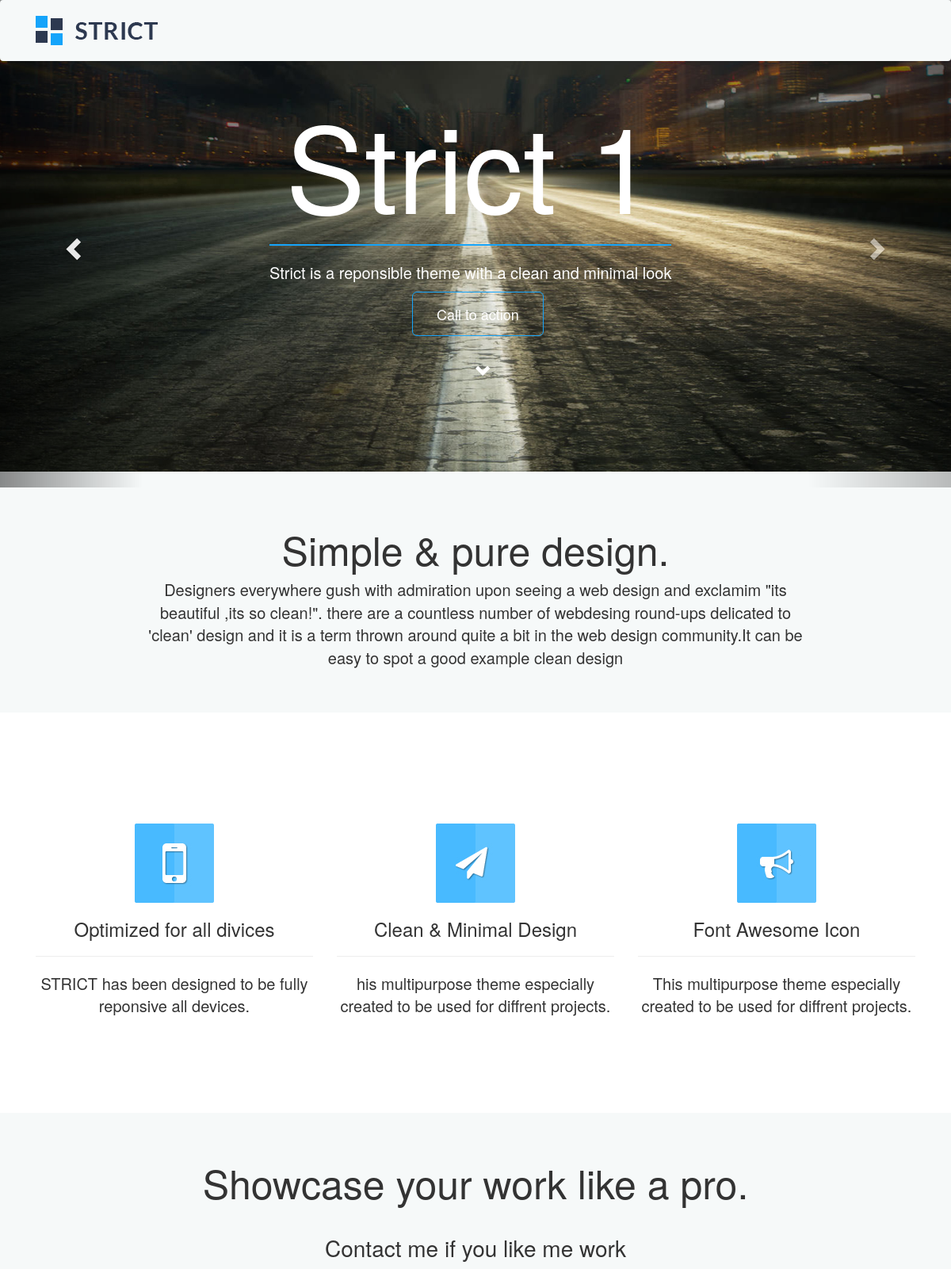
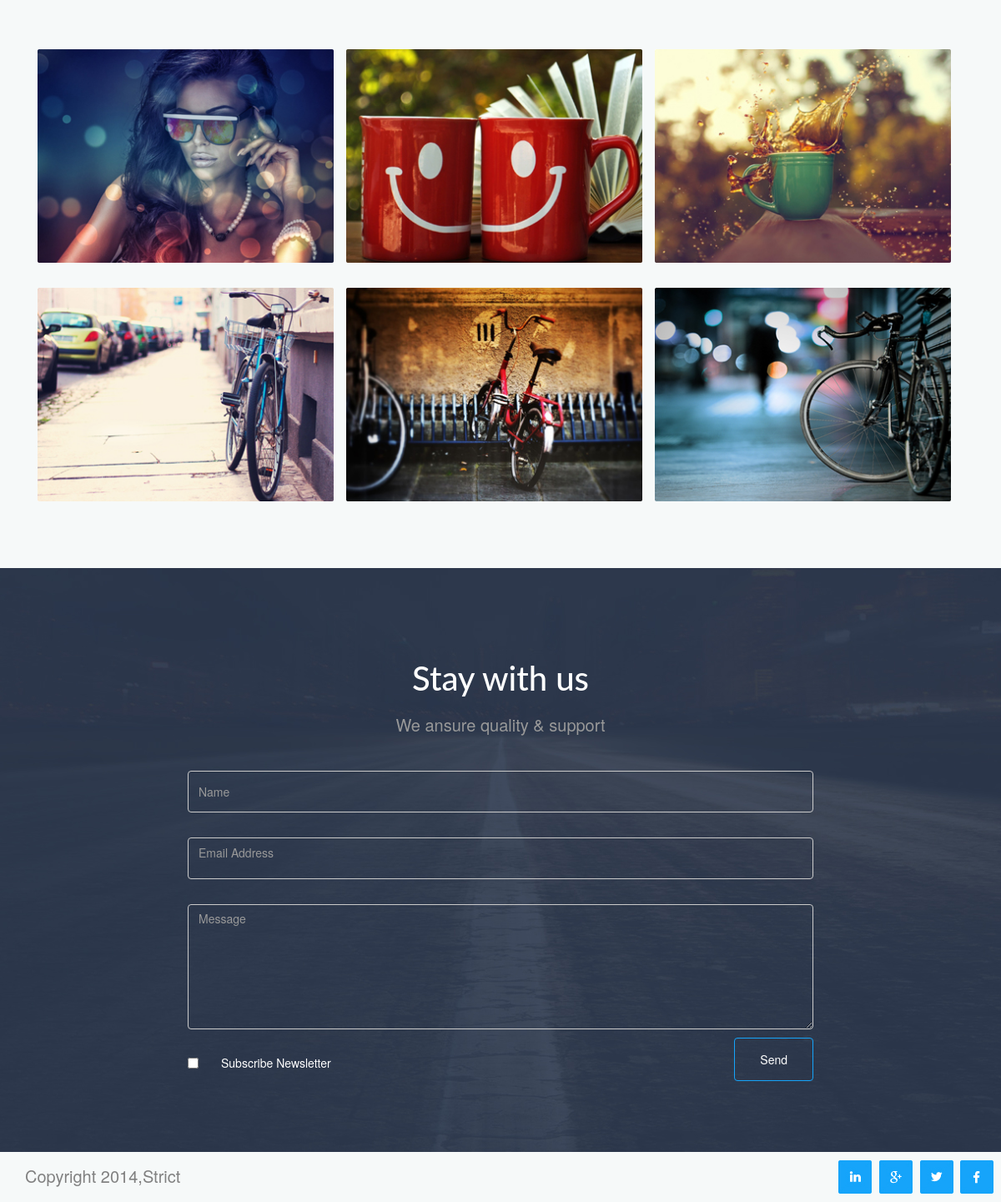
Page /strict.php on the committed database (2 pictures, top to bottom).
### tables this page shows
CREATE TABLE `banner` (
  `id` int(10) NOT NULL,
  `anh` varchar(255) NOT NULL,
  `title` varchar(255) NOT NULL,
  `description` varchar(255) NOT NULL
);

CREATE TABLE `simple` (
  `id` int(10) NOT NULL,
  `anh` varchar(255) NOT NULL,
  `title` varchar(255) NOT NULL,
  `description` varchar(255) NOT NULL
);

CREATE TABLE `showcase` (
  `id` int(10) NOT NULL,
  `anh` varchar(255) NOT NULL,
  `title` varchar(255) NOT NULL,
  `description` varchar(255) NOT NULL
);

CREATE TABLE `icon` (
  `id` int(10) NOT NULL,
  `name` varchar(255) NOT NULL,
  `link` varchar(255) NOT NULL
);

### strict.php (the view, shortened to what this page needs)
<?php
include_once('admin/connect.php');
$sql_banner = "SELECT * FROM banner";
$query_banner = mysqli_query($con, $sql_banner);
$sql_simple = "SELECT * FROM simple";
$query_simple = mysqli_query($con, $sql_simple);
$sql_showcase = "SELECT * FROM showcase";
$query_showcase = mysqli_query($con, $sql_showcase);
$sql_icon = "SELECT * FROM icon";
$query_icon = mysqli_query($con, $sql_icon);
?>
<!DOCTYPE html>
<html lang="en"
      xmlns="http://www.w3.org/1999/html"/>
<head>
    <link rel="stylesheet" href="css/bootstrap.min.css">
    <link rel="stylesheet" href="css/style.css">
    <link rel="stylesheet" href="css/showcase.css">
    <link rel="stylesheet" href="css/media.css">
    <link rel="stylesheet" href="font-awesome-4.7.0/css/font-awesome.css">
</head>
<body>
<header>
    <nav class="navbar navbar-inverse bar-container">
        <div class="container">
            <div class="navbar-header logo">
                <img src="img/logo.png" alt="logo">
            </div>
        </div>
    </nav>
</header>
<div class="container-w3 banner">
    <div class="w3-container text-center">
        <div id="mycarousel" class="carousel slide" data-ride="mycarousel">
            <div class="carousel-inner"
            ">
            <?php
            $i = 0;
            while ($rows_banner = mysqli_fetch_array($query_banner)) {
                ?>
                <?php if ($i == 0) {
                    echo "<div class='item active' transition: 0.5s>";
                } else {
                    echo "<div class='item' transition: 0.9s>";
                } ?>
                <img src="img/<?php echo $rows_banner['anh'] ?>">
                <div class="anh-banner text-center">
                    <h1><?php echo $rows_banner['title'] ?></h1>
                    <hr>
                    <p><?php echo $rows_banner['description'] ?></p>
                </div>
                <?php echo "</div>"; ?>
                <?php
                $i += 1;
            }
            ?>
        </div>
        <a class="left carousel-control" href="#mycarousel" data-slide="prev" aria-hidden="true">
            <span class="glyphicon glyphicon-chevron-left"></span>
        </a>
        <a class="right carousel-control" href="#mycarousel" data-slide="next" aria-hidden="true">
            <span class="glyphicon glyphicon-chevron-right"></span>
        </a>
        <a href="#contact-us" class="active">
            <button type="button" class="btn btn-lg btn1">Call to action</button>
        </a> <br>
        <a href="#contact-us" class="active"><span class="glyphicon glyphicon-chevron-down gly1"></span></a>
    </div>
</div>
</div>
<div class="simple-and-pure">
    <div class="container">
        <div class="text text-center">
            <h2>Simple & pure design.</h2>
            <p>Designers everywhere gush with admiration upon seeing a web design and exclamim "its beautiful ,its so
                clean!". there are a countless number of webdesing round-ups delicated to 'clean' design and it is a
                term
                thrown around quite a bit in the web design community.It can be easy to spot a good example clean design
            </p>
        </div>
    </div>
</div>
<div class="showicon"><br>
    <div class="container">
        <div class="row icon-showicon text">
            <div class="col-md-12 text-center">
                <?php
                while ($rows_simple = mysqli_fetch_array($query_simple)) {
                    ?>
                    <div class="col-lg-4 col-md-4 col-sm-12 text-center">
                        <img src="img/<?php echo $rows_simple['anh'] ?>">
                        <div class="anh-simple text-center">
                            <h3><?php echo $rows_simple['title'] ?></h3>
                            <hr>
                            <p><?php echo $rows_simple['description'] ?></p>
                        </div>
                    </div>
                    <?php
                }
                ?>
            </div>
        </div>
        <br>
    </div>
</div>
<div class="showcase" id="showcase">
    <div class="container">
        <div class=" row text-showcase text-center">
            <h4>Showcase your work like a pro.</h4><br><h5>Contact me if you like me work</h5>
        </div>
        <br> <br> <br>
            <div class=" col-md-12">
                <?php
                while ($rows_showcase = mysqli_fetch_array($query_showcase)) {
                    ?>
                    <div class="col-md-4 col-sm-12 pic ">
                        <div class="pic-modal">
                        <img src="img/<?php echo $rows_showcase['anh'] ?>" class="image" >
                        </div>
                    </div>
                    <?php
                }
                ?>
            </div>
        </div>
    </div>
<div class="contact text-center" id="contact-us">
    <h6>Stay with us</h6>
    <p>We ansure quality & support</p>
    <div class="container">
        <div class="row">
            <div class="  col-md-offset-2 col-md-8 col-lg-offset-2 col-lg-8">
                <form class="form" id="my-form" enctype="multipart/form-data" method="post">
                    <div class="form-group form__item">
                        <input type="text" name="name" class="form-control name" id="name" placeholder="Name">
                    </div>
                    <div class="form-group">
                        <input type="text" name="email" class="form-control email" id="email" placeholder="Email Address">
                    </div>
                    <br>
                    <div class="form-group">
                        <textarea  name="message" class="form-control meassge" id="message" placeholder="Message" ></textarea></div>
                    <div class="checkbox">
                        <input type="checkbox" name="check" id="checkbox">
                        <label for="checkbox">Subscribe Newsletter</label>
                    </div>
                    <button id="submit" type="submit" name="submit" class="btn btn-blue">Send</button>
                </form>
            </div>
        </div>
    </div>
</div>
<footer>
    <div class="container">
        <div class="row ">
            <div class=" col-lg-6 col-md-6 col-sm-4  col-xs-4 ">
                <p class="text-footer"> Copyright 2014,Strict</p></div>
            <div class=" col-lg-6 col-md-6 col-sm-8 col-xs-8 glyphicon1 ">
                <div class="row">
                    <?php
                    while ($rows_icon = mysqli_fetch_array($query_icon)) {
                        ?>
                        <div class=" col-md-2 col-sm-2 col-xs-2 col-lg-1" style="float: right">
                            <a href="<?php echo $rows_icon['link']; ?>"> <img
                                        src="img/glyphicon<?php echo $rows_icon['id'] ?>.jpg"></a></div>
                        <?php
                    }
                    ?>
                </div>
            </div>
        </div>
    </div>
</footer>
</body>
</html>

### css/style.css (style rules this page uses)
body { background-color: #f6f9f9; }
p { font-size: 20px; }
.logo { padding: 20px 15px; margin-left: 50px; }
.navbar { background-color: #f6f9f9; position: fixed; top: 0px; z-index:999; width: 100%; padding: 0px 0px; border: none; }
.banner img { width: 100%; height: 700px; margin-top: 70px; position: relative; }
.glyphicon { top: 1px; display: inline-block; }
.carousel-inner { width: 100%; overflow: hidden; padding-right:-15px; padding-left:-15px; }
.carousel-control { top: 0; bottom: 0; left: 0; width: 15%; font-size: 20px; color: #fff; text-align: center; text-shadow: 0 1px 2px rgba(0,0,0,.6); background-color: rgba(0,0,0,0); filter: alpha(opacity=50); opacity: .5; }
.anh-banner { color: white; position:absolute; top: 50%; left: 50%; margin-top: -230px; margin-left: -260px; }
.btn1 { background:transparent; border: solid 1px #15a4fa; padding: 15px 30px; color: white; position: absolute; top:50%; left: 50%; margin-left:-80px ; margin-top: 60px; }
.anh-banner hr { border: solid 1px #15a4fa; }
.anh-banner h1 { font-size: 150px; }
h6 { font-size: 50px; margin-top: 60px; }
.gly1 { top:50%; left: 50%; margin-left:0px ; margin-top: 150px; font-size: 20px; position: absolute; color: white; }
.simple-and-pure h2 { font-size:50px; padding-top: 30px; }
.showicon { background-color: white; padding-top: 30px; padding-bottom: 30px; }
.simple-and-pure { margin-bottom: 20px; padding-bottom: 35px; }
.simple-and-pure p { margin: 0px 150px ; }
.icon-showicon { margin-top: 30px; padding: 60px 0px; }
.contact { margin-top: 50px; position: relative; background-image: url("../img/banner3.jpg"); background-size: cover; background-position: center; background-repeat: no-repeat; padding-bottom: 100px; padding-top: 50px; height: 700px; }
.contact p { color: #999999; padding: 10px 0px; }
.contact h6 { font-family: 'Lato'; font-size: 40px; color: #fff; }
.contact .form-group { margin-bottom: 10px; }
.contact .btn-blue { padding: 10px 45px; float: right; background:transparent; border: solid 1px #15a4fa; padding: 15px 30px; color: white; padding-left: -40px; padding-right: -40px; }
.contact .checkbox { margin-left: 20px; color:white; margin-top: 20px; float: left; }
.contact .form-control { background-color:transparent; height: 50px; }
.contact .email { padding-bottom: 20px; }
.contact .meassge { height: 150px; }
.glyphicon1 { margin-top: 10px; margin-bottom: 10px; float: left; }
.row .text-footer { margin-top: 15px; margin-bottom: 12px; font-size: 20px; color:gray; float: left; }

### css/showcase.css (style rules this page uses)
.showcase .text-showcase { margin-top: 30px; padding-top: 20px; }
.showcase h4 { font-size: 50px; }
.showcase h5 { font-size: 28px; }
.pic { padding-bottom: 30px; position: relative; padding-left: 0px; }
.pic img { width: 100%; }

### rows in the picture
banner: anh (picture), title "Strict 1", description "Strict is a reponsible theme with a clean and minimal look"
simple: anh (picture), title "Optimized for all divices", description "STRICT has been designed to be fully reponsive all devices."
simple: anh (picture), title "Clean & Minimal Design", description "his multipurpose theme especially created to be used for diffrent projects."
simple: anh (picture), title "Font Awesome Icon", description "This multipurpose theme especially created to be used for diffrent projects."
showcase: anh (picture)
showcase: anh (picture)
showcase: anh (picture)
showcase: anh (picture)
showcase: anh (picture)
showcase: anh (picture)
icon: shows a picture
icon: shows a picture
icon: shows a picture
icon: shows a picture
